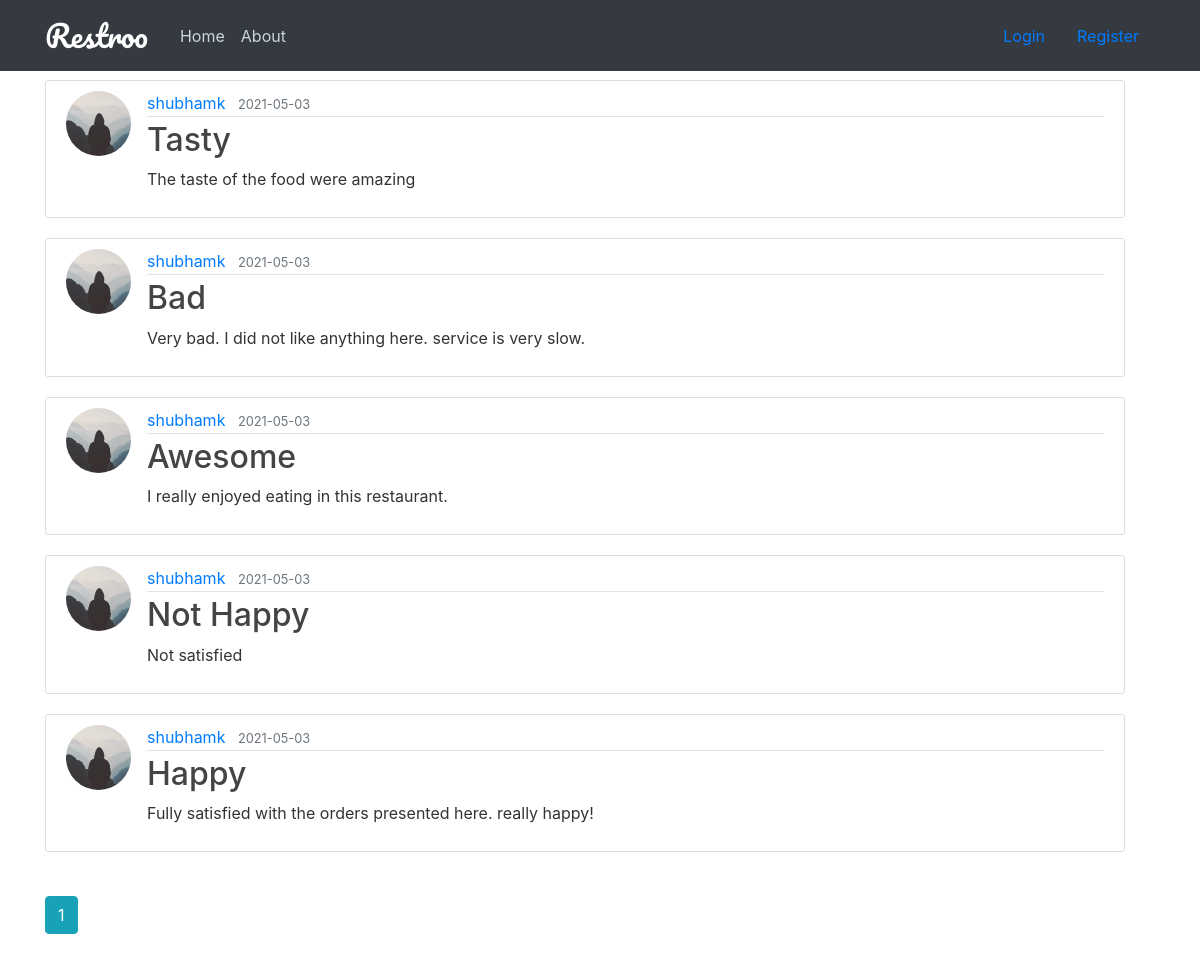
The app's page /reviews/5 with its own data.
### restroo/models.py (models this page shows, shortened)
class Review(db.Model):
    id = db.Column(db.Integer, primary_key=True)
    title = db.Column(db.String(100), nullable=False)
    date_posted = db.Column(db.DateTime, nullable=False, default=datetime.utcnow)
    content = db.Column(db.Text, nullable=False)
    sentiment = db.Column(db.String(120), nullable="False")
    rest_id = db.Column(db.Integer, db.ForeignKey('user.id'), nullable=False)
    cust_id = db.Column(db.Integer, db.ForeignKey('user.id'), nullable=False)
    reviewer = db.relationship('User', back_populates='reviewed_by', foreign_keys='Review.cust_id')
    reviewplace = db.relationship('User', back_populates='reviewed_at', foreign_keys='Review.rest_id')

class User(db.Model, UserMixin):
    id = db.Column(db.Integer, primary_key=True)
    name = db.Column(db.String(100), nullable=False)
    username = db.Column(db.String(20), unique=True, nullable=False)
    email = db.Column(db.String(120), unique=True, nullable=False)
    address = db.Column(db.Text, nullable=False)
    contact = db.Column(db.Integer, nullable=False)
    role = db.Column(db.String(20), nullable=False, default="customer")
    image_file = db.Column(db.String(20), nullable=False, default='default.jpg')
    password = db.Column(db.String(60), nullable=False)
    table = db.relationship('Tables', backref='restaurant', lazy=True)
    medias = db.relationship('Media', backref='uploader', lazy=True)
    posts = db.relationship('Post', back_populates='author', lazy=True)
    bookings = db.relationship('Booking', back_populates='booker', lazy=True,
                               primaryjoin='User.id==Booking.cust_id')
    reserves = db.relationship('Booking', back_populates='bookplace', lazy=True,
                               primaryjoin='User.id==Booking.rest_id')
    reviewed_by = db.relationship('Review', back_populates='reviewer', lazy=True,
                                  primaryjoin='User.id==Review.cust_id')
    reviewed_at = db.relationship('Review', back_populates='reviewplace', lazy=True,
                                  primaryjoin='User.id==Review.rest_id')

### restroo/routes.py (the view)
@app.route("/reviews/<int:rest_id>")
def reviews(rest_id):
    page = request.args.get('page', 1, type=int)
    user = User.query.filter_by(id=rest_id).first_or_404()
    reviews = Review.query.filter_by(reviewplace=user).order_by(Review.date_posted.desc()).paginate(page=page,
                                                                                                    per_page=5)
    return render_template('reviews.html', reviews=reviews, rest_id=rest_id)

### restroo/templates/reviews.html (shortened to what this page needs)
{% extends "layout.html" %}
{% block content %}
    {% for review in reviews.items %}
        <article class="media content-section">
        <img class="rounded-circle article-img" src="{{ url_for('static', filename='profile_pics/' + review.reviewer.image_file) }}">
          <div class="media-body">
            <div class="article-metadata">
              <a class="mr-2" href="{{ url_for('user_posts', username=review.reviewer.username)}}">{{ review.reviewer.username }}</a>
              <small class="text-muted">{{ review.date_posted.strftime('%Y-%m-%d') }}</small>
            </div>
            <h2><a class="article-title" href="{{ url_for('review', review_id=review.id) }}">{{ review.title }}</a></h2>
            <p class="article-content">{{ review.content }}</p>
          </div>
        </article>
    {% endfor %}
    <br/>
    {% for page_num in reviews.iter_pages(left_edge=1, right_edge=1, left_current=1, right_current=2) %}
        {% if page_num %}
            {% if reviews.page == page_num %}
                <a class="btn btn-info mb-4" href="{{ url_for('reviews', page=page_num, rest_id=rest_id) }}">{{ page_num }}</a>
            {% else %}
                <a class="btn btn-outline-info mb-4" href="{{ url_for('reviews', page=page_num, rest_id=rest_id) }}">{{ page_num }}</a>
            {% endif %}
        {% else %}
            ...
        {% endif %}
    {% endfor %}
{% endblock content %}

### restroo/static/main.css (style rules this page uses)
body { background-image: url('pexels-pixabay-326279.jpg'); background-repeat: no-repeat; background-attachment: fixed; background-size: cover; color: #333333; margin-top: 5rem; }
h1, h2, h3, h4, h5, h6 { color: #444444; }
.content-section { background: #ffffff; padding: 10px 20px; border: 1px solid #dddddd; border-radius: 3px; margin-bottom: 20px; }
.article-title { color: #444444; }
.article-content { white-space: pre-line; }
.article-img { height: 65px; width: 65px; margin-right: 16px; }
.article-metadata { padding-bottom: 1px; margin-bottom: 4px; border-bottom: 1px solid #e3e3e3 }

### records on screen
Review: image_file (placeholder picture), reviewer.username "shubhamk", date_posted "2021-05-03", title "Tasty", content "The taste of the food were amazing"
Review: image_file (placeholder picture), reviewer.username "shubhamk", date_posted "2021-05-03", title "Bad", content "Very bad. I did not like anything here. service is very slow."
Review: image_file (placeholder picture), reviewer.username "shubhamk", date_posted "2021-05-03", title "Awesome", content "I really enjoyed eating in this restaurant."
Review: image_file (placeholder picture), reviewer.username "shubhamk", date_posted "2021-05-03", title "Not Happy", content "Not satisfied"
Review: image_file (placeholder picture), reviewer.username "shubhamk", date_posted "2021-05-03", title "Happy", content "Fully satisfied with the orders presented here. really happy!"

### other values on screen
{{ page_num }} "1"
